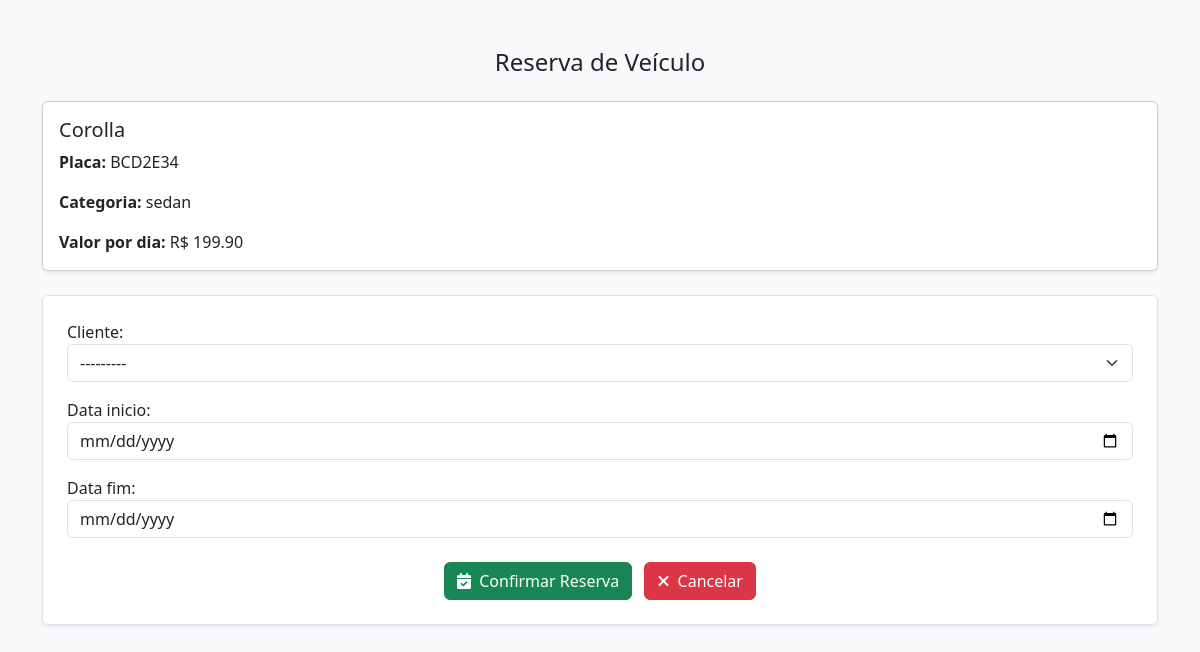
The app's page /reservas/reservar/2/ (signed in) with its own data.
### veiculos/models.py (models this page shows, shortened)
class Veiculo(models.Model):
    CATEGORIAS = [
        ('hatch', 'Hatch'),
        ('sedan', 'Sedan'),
        ('suv', 'SUV'),
        ('pickup', 'Pickup'),
        ('luxo', 'Luxo'),
        ('utilitario', 'Utilitário'),
    ]
    STATUS = [
        ('disponivel', 'Disponível'),
        ('alugado', 'Alugado'),
        ('manutencao', 'Em Manutenção'),
    ]
    modelo = models.CharField(max_length=100)
    marca = models.CharField(max_length=100)
    ano = models.IntegerField()
    cor = models.CharField(max_length=50)
    categoria = models.CharField(max_length=50, choices=CATEGORIAS)
    placa = models.CharField(max_length=10, unique=True)
    preco_locacao = models.DecimalField(max_digits=8, decimal_places=2)
    status_disponibilidade = models.CharField(max_length=20, choices=STATUS, default='disponivel')
    imagem = models.ImageField(upload_to='veiculos/', null=True, blank=True)

### reservas/views.py (the view)
# urls.py: path('reservar/<int:veiculo_id>/', views.reservar_veiculo, name='reservar_veiculo'),
@login_required
def reservar_veiculo(request, veiculo_id):
    veiculo = get_object_or_404(Veiculo, id=veiculo_id)
    if request.method == 'POST':
        form = ReservaForm(request.POST, veiculo=veiculo)
        if form.is_valid():
            reserva = form.save(commit=False)
            reserva.veiculo = veiculo
            if hasattr(request.user, 'funcionario'):
                reserva.funcionario = request.user.funcionario
            else:
                messages.error(request, 'Seu usuário não está vinculado a um funcionário. Fale com o administrador.')
                return redirect('listar_reservas')
            dias = (reserva.data_fim - reserva.data_inicio).days
            reserva.valor_total = dias * veiculo.preco_locacao
            reserva.save()
            veiculo.status_disponibilidade = 'alugado'
            veiculo.save()
            messages.success(request, 'Reserva criada com sucesso.')
            return redirect('listar_reservas')
    else:
        form = ReservaForm(veiculo=veiculo)
    return render(request, 'reservas/reservar_veiculo.html', {'form': form, 'veiculo': veiculo})

### reservas/forms.py (shortened to what this page needs)
class ReservaForm(forms.ModelForm):
    class Meta:
        model = Reserva
        fields = ['cliente', 'data_inicio', 'data_fim']
        widgets = {
            'cliente': forms.Select(attrs={'class': 'form-select'}),
            'data_inicio': forms.DateInput(attrs={'type': 'date', 'class': 'form-control'}),
            'data_fim': forms.DateInput(attrs={'type': 'date', 'class': 'form-control'}),
        }
    def __init__(self, *args, **kwargs):
        self.veiculo = kwargs.pop('veiculo', None)
        super().__init__(*args, **kwargs)

### clientes/models.py (called while the page is built)
    def __str__(self):
        return self.nome

### reservas/templates/reservas/reservar_veiculo.html (shortened to what this page needs)
<!DOCTYPE html>
<html lang="pt-br">
<head>
  <link href="https://cdn.jsdelivr.net/npm/bootstrap@5.3.3/dist/css/bootstrap.min.css" rel="stylesheet">
  <link href="https://cdnjs.cloudflare.com/ajax/libs/font-awesome/6.5.0/css/all.min.css" rel="stylesheet">
</head>
<body class="bg-light">
  <div class="container py-5">
    <h4 class="text-center mb-4">Reserva de Veículo</h4>
    <div class="card mb-4 shadow-sm">
      <div class="card-body">
        <h5 class="card-title">{{ veiculo.modelo }}</h5>
        <p class="card-text"><strong>Placa:</strong> {{ veiculo.placa }}</p>
        <p class="card-text"><strong>Categoria:</strong> {{ veiculo.categoria }}</p>
        <p class="card-text"><strong>Valor por dia:</strong> R$ {{ veiculo.preco_locacao }}</p>
      </div>
    </div>
    <form method="post" class="border p-4 bg-white rounded shadow-sm">
      <div class="mb-3">
        {{ form.cliente.label_tag }}
        {{ form.cliente }}
      </div>
      <div class="mb-3">
        {{ form.data_inicio.label_tag }}
        {{ form.data_inicio }}
      </div>
      <div class="mb-3">
        {{ form.data_fim.label_tag }}
        {{ form.data_fim }}
      </div>
      <div class="text-center mt-4">
        <button type="submit" class="btn btn-success me-2">
          <i class="fas fa-calendar-check me-1"></i> Confirmar Reserva
        </button>
        <a href="{% url 'home' %}" class="btn btn-danger">
          <i class="fas fa-times me-1"></i> Cancelar
        </a>
      </div>
    </form>
  </div>
</body>
</html>

### records on screen
Veiculo: modelo "Corolla", placa "BCD2E34", categoria "sedan", preco_locacao "199.90"
